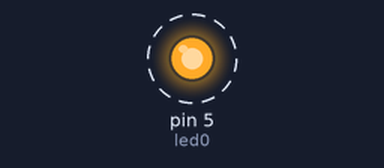
The sketch below on a simulated Arduino Uno, built with avr-gcc and run on an emulated ATmega328P. Shown: output pins drawn as LEDs (lit = HIGH). Dashed ring = blinking.

Above: at 0.2 s.
Timing chart, 0 to 3.0 s (numbered marks = the images above):
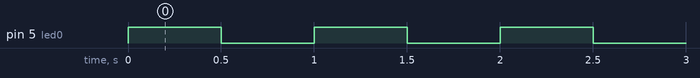

Measured:
- by itself, pin 5 (led0): alternates HIGH for 0.50 s and LOW for 0.50 s, 60 changes in all, then stays LOW

The sketch:

Exercici_007__primer_programa_.ino
```cpp
/****************************************************************
**                                                             **
**                            TÍTOL:                           **
**                  Nom represenatiu del programa              **
**                                                             **
** NOM: Nom de l'Alumne                       DATA: xx/xx/20xx **
****************************************************************/
//************************** INCLUDE ****************************


//************************* VARIABLES ***************************
const byte led0 = 5;    // donar nom al led connectant al pin nº5
int a = 0;              // crear una variable per fer el conteig de vegades que s'ha executat el programa sense necessitar l'estructura de for

//*************************** SETUP *****************************

void setup()
{
  pinMode(led0, OUTPUT);
}

//*************************** LOOP ******************************
void loop()
{
  if (a<30)
  {
    digitalWrite(led0, HIGH);
    delay(500);
    digitalWrite(led0, LOW);
    delay(500);
    a++;
  }
  else
  {
    digitalWrite(led0, LOW);
  }
}

//************************* FUNCIONS ****************************
```
